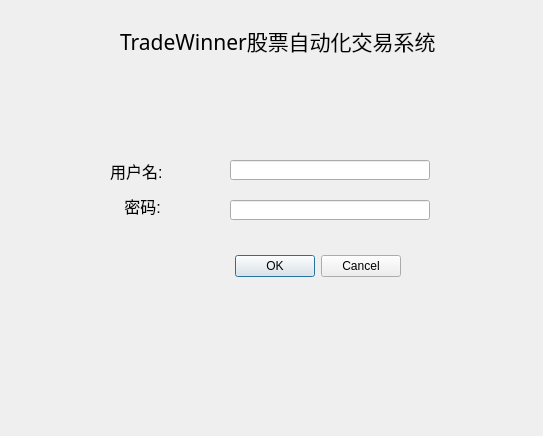
<?xml version="1.0" encoding="UTF-8"?>
<ui version="4.0">
 <class>login_dlg</class>
 <widget class="QDialog" name="login_dlg">
  <property name="geometry">
   <rect>
    <x>0</x>
    <y>0</y>
    <width>543</width>
    <height>436</height>
   </rect>
  </property>
  <property name="windowTitle">
   <string>登录TradeWinner 0.1</string>
  </property>
  <widget class="QWidget" name="layoutWidget">
   <property name="geometry">
    <rect>
     <x>50</x>
     <y>250</y>
     <width>351</width>
     <height>33</height>
    </rect>
   </property>
   <layout class="QHBoxLayout">
    <property name="spacing">
     <number>6</number>
    </property>
    <property name="leftMargin">
     <number>0</number>
    </property>
    <property name="topMargin">
     <number>0</number>
    </property>
    <property name="rightMargin">
     <number>0</number>
    </property>
    <property name="bottomMargin">
     <number>0</number>
    </property>
    <item>
     <spacer>
      <property name="orientation">
       <enum>Qt::Horizontal</enum>
      </property>
      <property name="sizeHint" stdset="0">
       <size>
        <width>131</width>
        <height>31</height>
       </size>
      </property>
     </spacer>
    </item>
    <item>
     <widget class="QPushButton" name="okButton">
      <property name="text">
       <string>OK</string>
      </property>
     </widget>
    </item>
    <item>
     <widget class="QPushButton" name="cancelButton">
      <property name="text">
       <string>Cancel</string>
      </property>
     </widget>
    </item>
   </layout>
  </widget>
  <widget class="QLabel" name="label_2">
   <property name="geometry">
    <rect>
     <x>120</x>
     <y>190</y>
     <width>101</width>
     <height>31</height>
    </rect>
   </property>
   <property name="font">
    <font>
     <pointsize>12</pointsize>
    </font>
   </property>
   <property name="text">
    <string> 密码:</string>
   </property>
  </widget>
  <widget class="QLineEdit" name="le_name">
   <property name="geometry">
    <rect>
     <x>230</x>
     <y>160</y>
     <width>200</width>
     <height>20</height>
    </rect>
   </property>
  </widget>
  <widget class="QLabel" name="label">
   <property name="geometry">
    <rect>
     <x>110</x>
     <y>160</y>
     <width>101</width>
     <height>21</height>
    </rect>
   </property>
   <property name="font">
    <font>
     <pointsize>12</pointsize>
    </font>
   </property>
   <property name="text">
    <string>用户名:</string>
   </property>
  </widget>
  <widget class="QLineEdit" name="le_pwd">
   <property name="geometry">
    <rect>
     <x>230</x>
     <y>200</y>
     <width>200</width>
     <height>20</height>
    </rect>
   </property>
  </widget>
  <widget class="QLabel" name="label_3">
   <property name="geometry">
    <rect>
     <x>120</x>
     <y>10</y>
     <width>331</width>
     <height>61</height>
    </rect>
   </property>
   <property name="font">
    <font>
     <family>华文楷体</family>
     <pointsize>16</pointsize>
     <stylestrategy>PreferAntialias</stylestrategy>
    </font>
   </property>
   <property name="text">
    <string>TradeWinner股票自动化交易系统</string>
   </property>
  </widget>
 </widget>
 <resources/>
 <connections>
  <connection>
   <sender>cancelButton</sender>
   <signal>clicked()</signal>
   <receiver>login_dlg</receiver>
   <slot>reject()</slot>
   <hints>
    <hint type="sourcelabel">
     <x>369</x>
     <y>253</y>
    </hint>
    <hint type="destinationlabel">
     <x>179</x>
     <y>282</y>
    </hint>
   </hints>
  </connection>
 </connections>
</ui>
